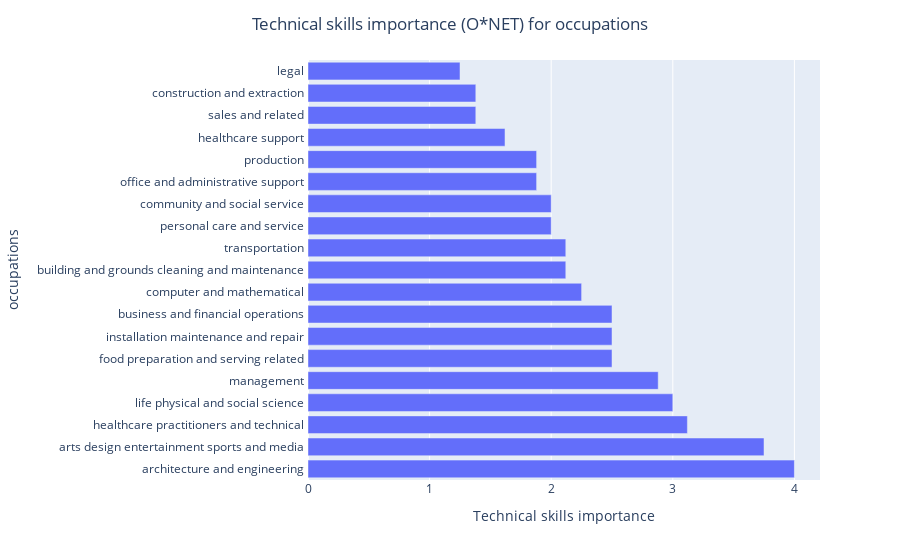

Notebook code cell kept with this figure:
### Code cell
fig = px.bar(plot_df, x='Technical skills importance', y="occupations")
fig.update_layout(title='Technical skills importance (O*NET) for occupations', title_x=0.5)
fig.show()

### Figure 1 — Plotly figure (JSON) as saved in the notebook; plotly's stock layout.template omitted (floating-point values rounded to 4 significant figures)
{"data": [{"alignmentgroup": "True", "hovertemplate": "Technical skills importance=%{x}<br>occupations=%{y}<extra></extra>", "legendgroup": "", "marker": {"color": "#636efa", "pattern": {"shape": ""}}, "name": "", "offsetgroup": "", "orientation": "h", "showlegend": false, "textposition": "auto", "type": "bar", "x": [4, 3.75, 3.12, 3, 2.88, 2.5, 2.5, 2.5, 2.25, 2.12, 2.12, 2, 2, 1.88, 1.88, 1.62, 1.38, 1.38, 1.25], "xaxis": "x", "y": ["architecture and engineering ", "arts design entertainment sports and media ", "healthcare practitioners and technical ", "life physical and social science ", "management ", "food preparation and serving related ", "installation maintenance and repair ", "business and financial operations ", "computer and mathematical ", "building and grounds cleaning and maintenance ", "transportation ", "personal care and service ", "community and social service ", "office and administrative support ", "production ", "healthcare support ", "sales and related ", "construction and extraction ", "legal "], "yaxis": "y"}], "layout": {"barmode": "relative", "legend": {"tracegroupgap": 0}, "margin": {"t": 60}, "title": {"text": "Technical skills importance (O*NET) for occupations", "x": 0.5}, "xaxis": {"anchor": "y", "domain": [0, 1], "title": {"text": "Technical skills importance"}}, "yaxis": {"anchor": "x", "domain": [0, 1], "title": {"text": "occupations"}}}}
